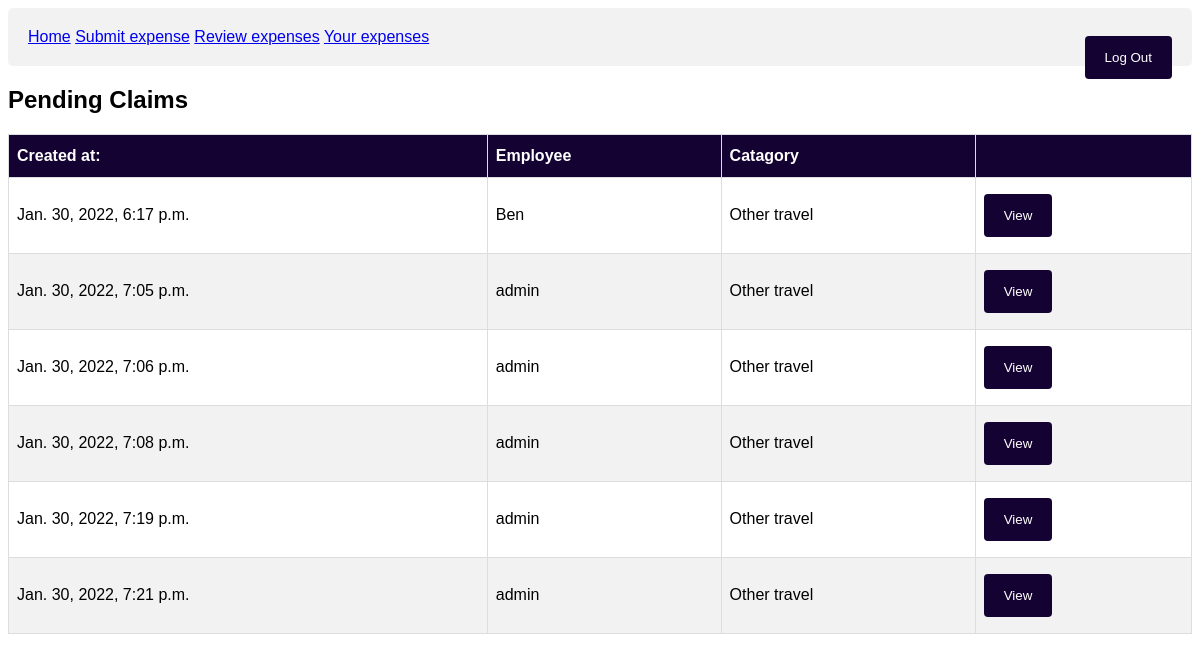
Before: /review/ (signed in) with the older database file.
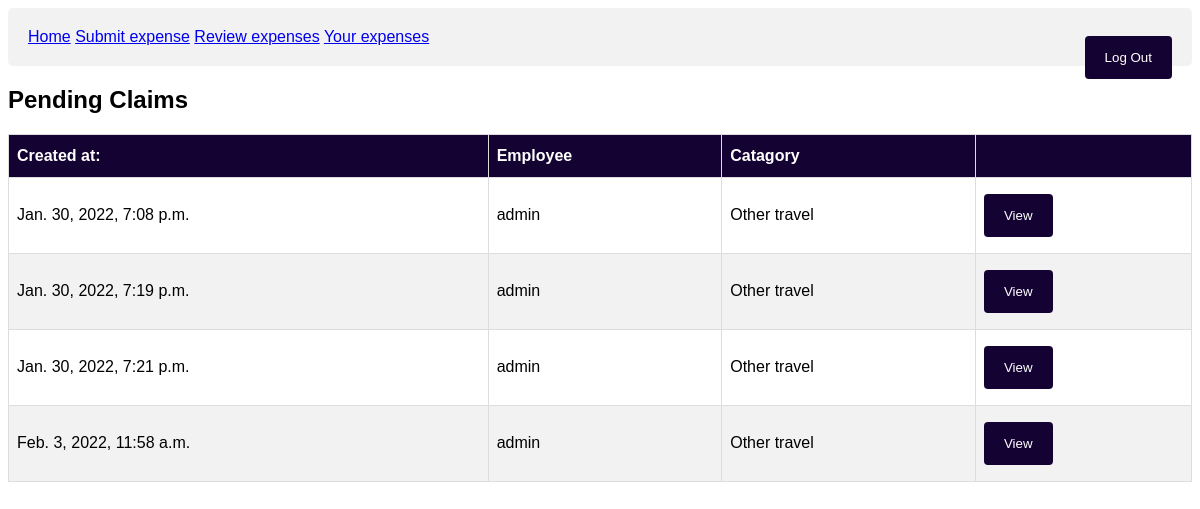
After: the same page with the newer database file.
### expense_app/models.py (models this page shows)
class Expense(models.Model):
    Approved = "AP"
    Rejected = "RE"
    Draft = "DR"
    Pending = "PE"
    Accommodation = "AC"
    Subsistence = "SU"
    Mileage = "MI"
    Staff_entertainment = "SE"
    Client_entertainment = "CE"
    Other = "OH"
    Flights = "FL"
    Other_travel = "OT"
    Euro = "EU"
    GBP = "GB"
    USD = "US"
    SGD = "SG"
    AUD = "AU"
    CHF = "CH"
    HKD = "HK"
    Status_Type = [(Approved, "Approved"), (Rejected, "Rejected"), (Draft, "Draft"), (Pending, "Pending")]
    Claim_Type = [(Accommodation, "Accommodation"), (Client_entertainment, "Client entertainment (Incl VAT)"), (Flights, "Flights"), (Mileage, "Mileage"), (Other, "Other"), (Other_travel, "Other travel"), (Staff_entertainment, "Staff entertainment"), (Subsistence, "Subsistence")]
    Currency_Type = [(Euro, "Euro"), (GBP, "Pound Sterling"), (USD, "US Dollar"), (SGD, "Singaporean Dollar"), (AUD, "Australian Dollar"), (CHF, "Swiss Franc"), (HKD, "Hong Kong Dollar")]
    time = models.DateTimeField(auto_now = True)
    expense_amount = models.FloatField(validators=[MinValueValidator(0.0)], default=0)
    VAT_amount = models.FloatField(validators=[MinValueValidator(0.0)], default=0)
    employee = models.ForeignKey(User, on_delete=models.CASCADE, default = id(User))
    catagory = models.CharField(max_length = 2, choices= Claim_Type, default = "OH")
    persons_seen = models.CharField(max_length = 50, blank=False)
    information = models.TextField(max_length = 500)
    status = models.CharField(max_length = 2, choices= Status_Type, default = "PE")
    manager_comment = models.TextField(max_length = 500, null= True)
    expense_date = models.DateField()
    currency = models.CharField(max_length = 2, choices = Currency_Type, default = "GB")
    class Meta:
        ordering = ["time"]

### expense_app/views.py (the view)
# urls.py: path('review/', views.ExpenseReview.as_view(), name = "review"),
class ExpenseReview(LoginRequiredMixin, PermissionRequiredMixin, ListView):
  permission_required = "expense_app.view_expense"
  raise_exception = True
  model = Expense
  template_name = "expense_app/review.html"

### expense_app/templatetags/auth_extras.py (called while the page is built)
@register.filter(name='has_group')
def has_group(user, group_name):
    return user.groups.filter(name=group_name).exists()

### expense_app/templates/expense_app/review.html (shortened to what this page needs)
<!DOCTYPE html>
{% extends 'expense_app/base.html' %}
{% block content %}
<h2>Pending Claims</h2>
<table id="expense">
  <tr>
    <th>Created at:</th>
    <th>Employee</th>
    <th>Catagory</th>
      <th> </th>
  </tr>
  {% for expense in object_list %}
  {% if expense.status == "PE" %}
    <tr>
        <td>{{ expense.time}}</td>
        <td>{{ expense.employee }}</td>
        <td>{{ expense.get_catagory_display }}</td>
        <td><a href="{% url 'claim' expense.id %}"><button>View</button></a></td>
    </tr>
  {% endif %}
  {% endfor %}
</table>
{% endblock %}

Changed rows visible on the page:
no longer on this page (row edited): Expense: time "Jan. 30, 2022, 6:17 p.m.", employee "Ben", catagory "Other travel"
no longer on this page (row edited): Expense: time "Jan. 30, 2022, 7:06 p.m.", employee "admin", catagory "Other travel"
changed Expense: time "Jan. 30, 2022, 7:05 p.m." → "Feb. 3, 2022, 11:58 a.m."; moves down the list
